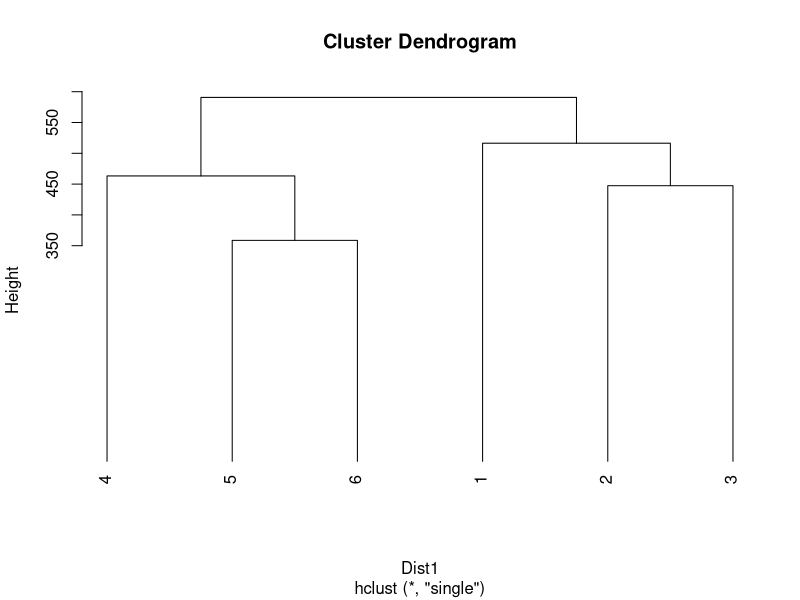
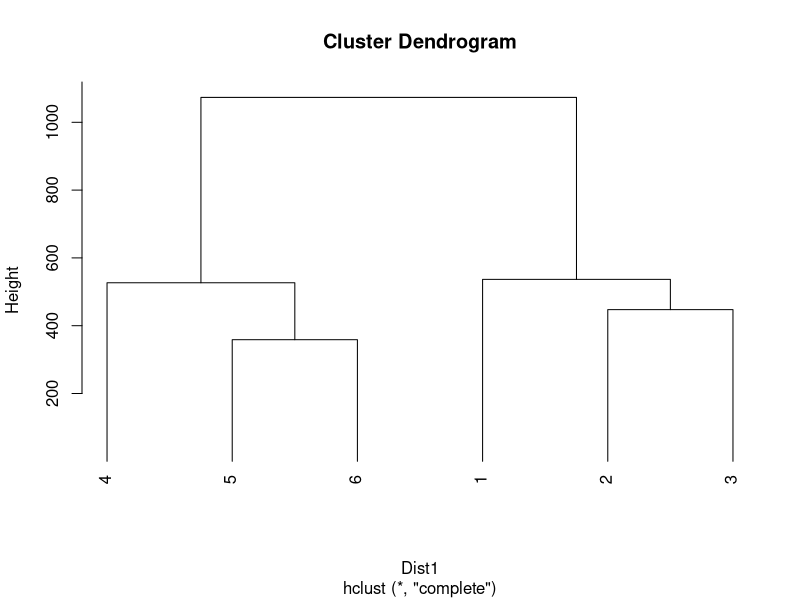
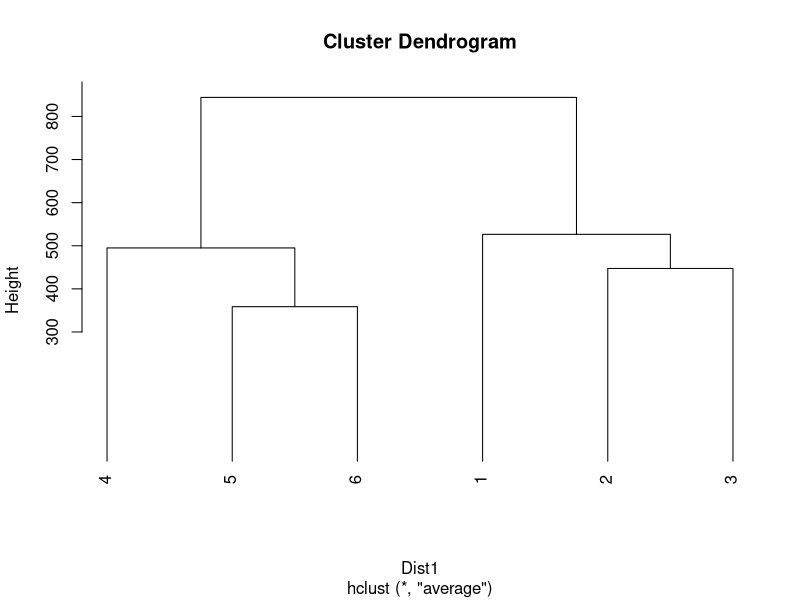
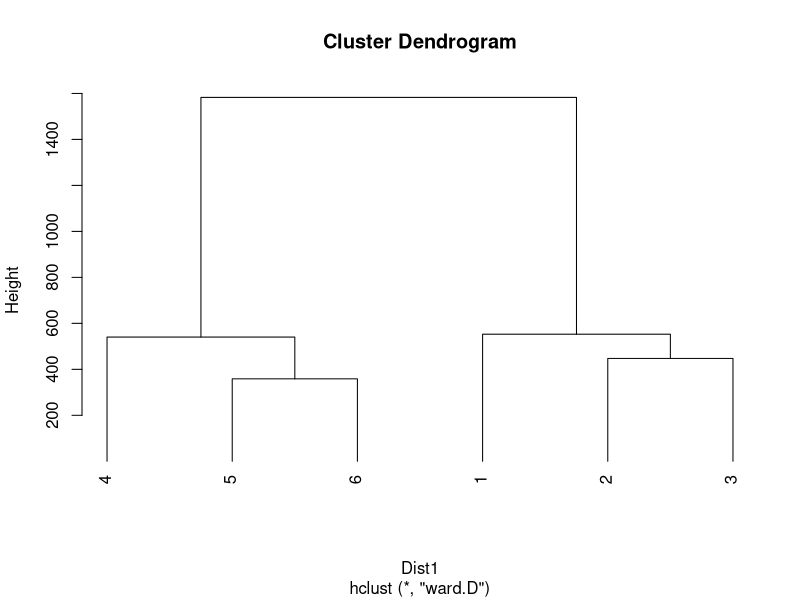
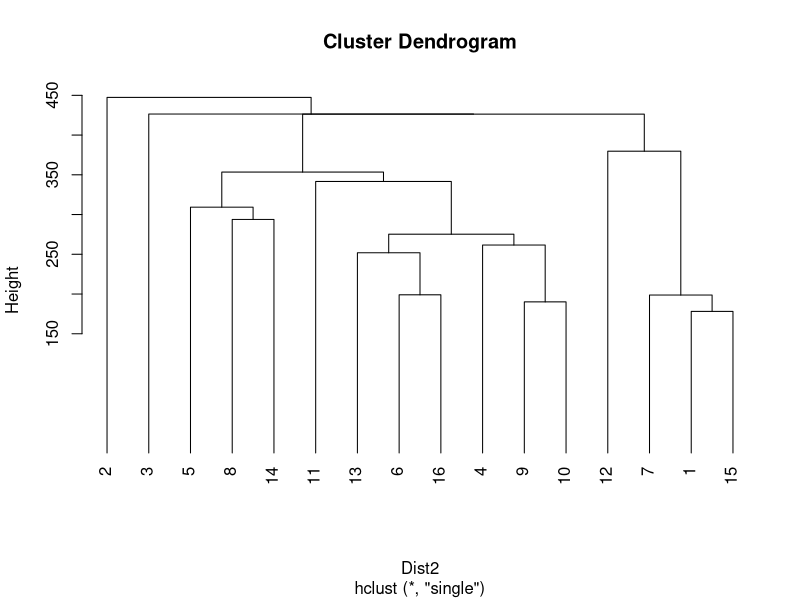
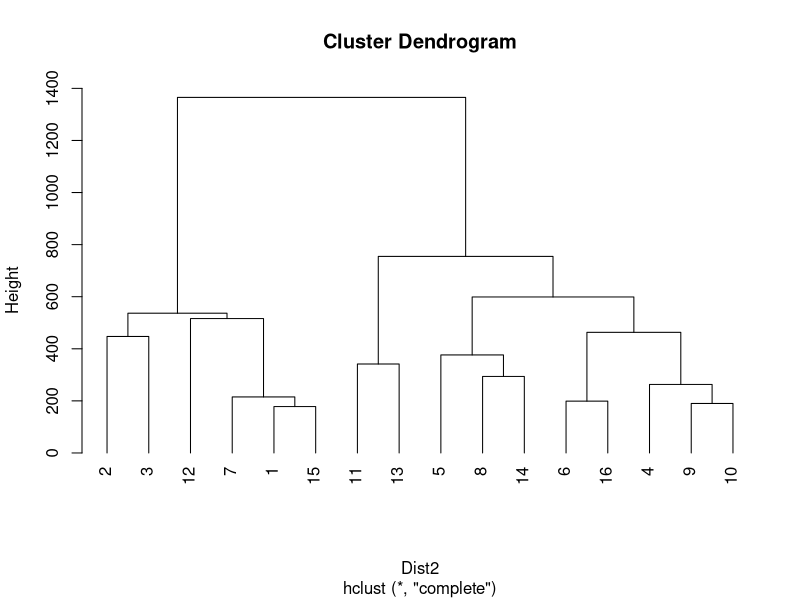
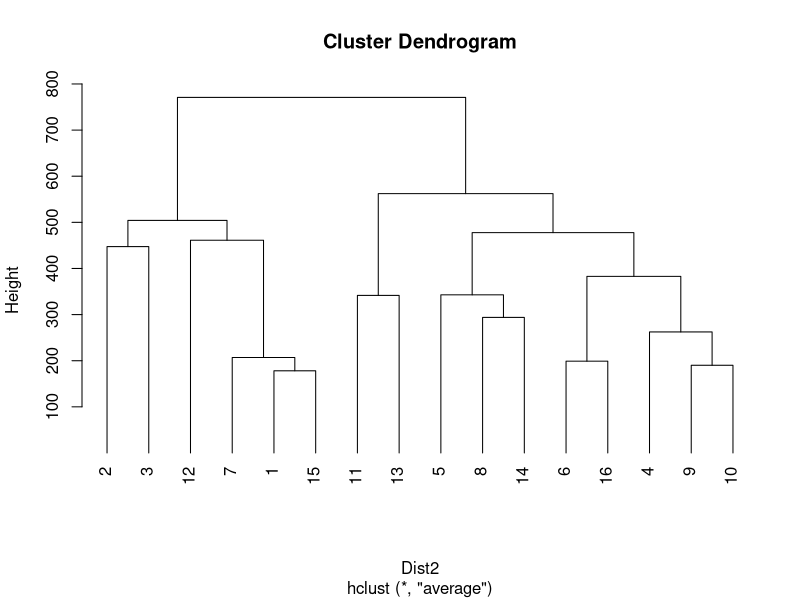
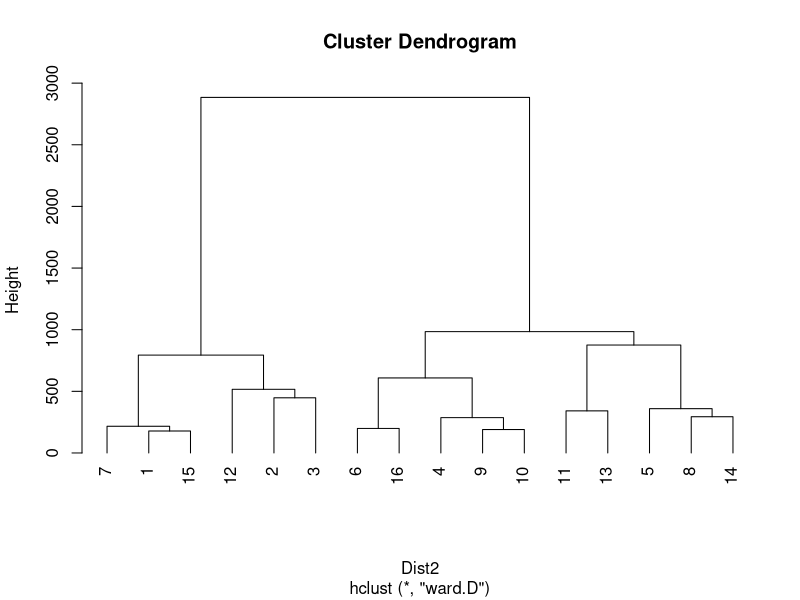

Generate these figures, in order, with R:
## ---- chunk 1
rm(list=ls())
Data = data.frame(
  City = c("Atlanta" , "Boston" , "Chicago" ,
           "Dallas" , "Denver" , "Detroit",
           "Hartford" , "Honolulu" , "Houston",
           "Kansas City" , "Los Angeles" ,
           "New Orleans", "New York",
           "Portland" , "Tucson" ,
           "Washington"),
  Murder = c(16.5,4.2,11.6,18.1,6.9,13.0,
             2.5,3.6,16.8,10.8,9.7,10.3,
             9.4,5.0,5.1,12.5),
  Rape = c(24.8,13.3,24.7,34.2,41.5,35.7,
           8.8,12.7,26.6,43.2,51.8,39.7,
           19.4,23.0,22.9,27.6),
  Robbery = c(106,122,340,184,173,477,
              68,42,289,255,286,266,
              522,157,85,524),
  Assault = c(147,90,242,293,191,220,
              103,28,186,226,355,283,
              267,144,148,217),
  Burglary = c(1112,982,808,1668,1534,
               1566,1017,1457,1509,1494,
               1902,1056,1674,1530,1206,
               1496),
  Larceny = c(905,669,609,901,1368,1183,
              724,1102,787,955,1386,
              1036,1392,1281,756,1003),
  AutoThef = c(494,954,645,605,780,
               788,468,637,697,765,862,
               776,848,488,483,793))



#a) is with hand writing the distance between Atlanta and Boston:

#b)

Dist1 = dist(Data[1:6,-1] , method = "euclidean",diag = TRUE , upper = TRUE)

#single method
model1 = hclust(Dist1 , method = "single")
model1
plot( model1 , hang = -1  )
#complete method:
model2 = hclust(Dist1 , method = "complete")
model2
plot( model2 , hang = -1  )
#average method:
model3 = hclust(Dist1 , method = "average")
model3
plot( model3 , hang = -1  )
#ward method:
model4 = hclust(Dist1 , method = "ward.D")
model4
plot( model4 , hang = -1  )



#c)

Dist2 = dist(Data[,-1] , method = "euclidean",diag = TRUE , upper = TRUE)

#single method:
model5 = hclust(Dist2 , method = "single")
model5
plot( model5 , hang = -1  )
#complete method:
model6 = hclust(Dist2 , method = "complete")
model6
plot( model6 , hang = -1  )
#average method:
model7 = hclust(Dist2 , method = "average")
model7
plot( model7 , hang = -1  )
#ward method:
model7 = hclust(Dist2 , method = "ward.D")
model7
plot( model7 , hang = -1  )
